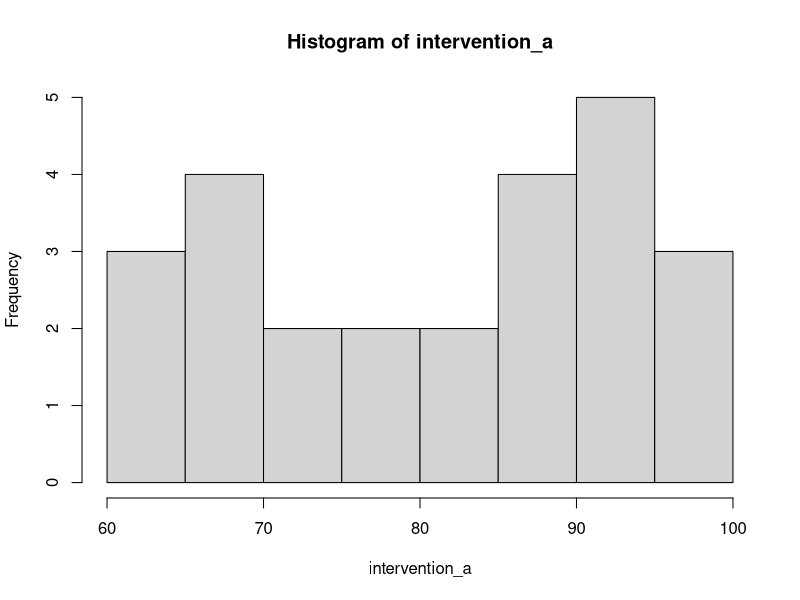
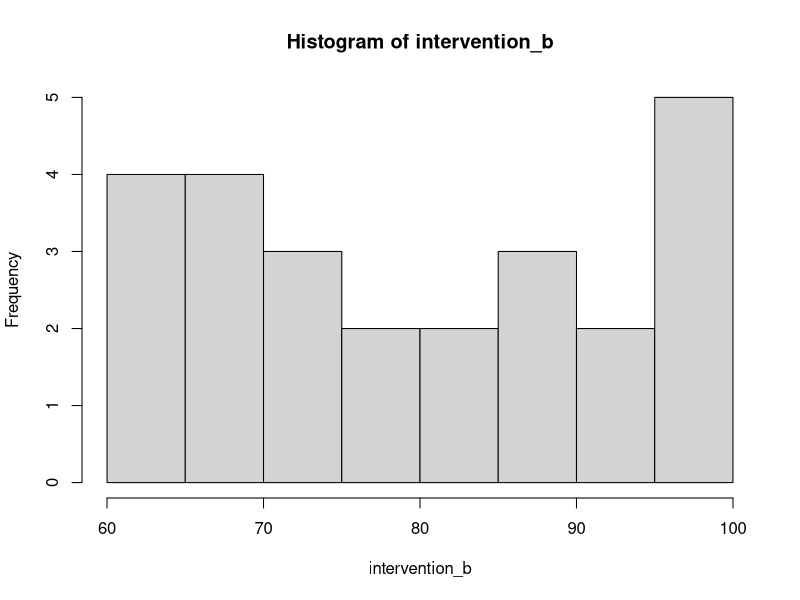
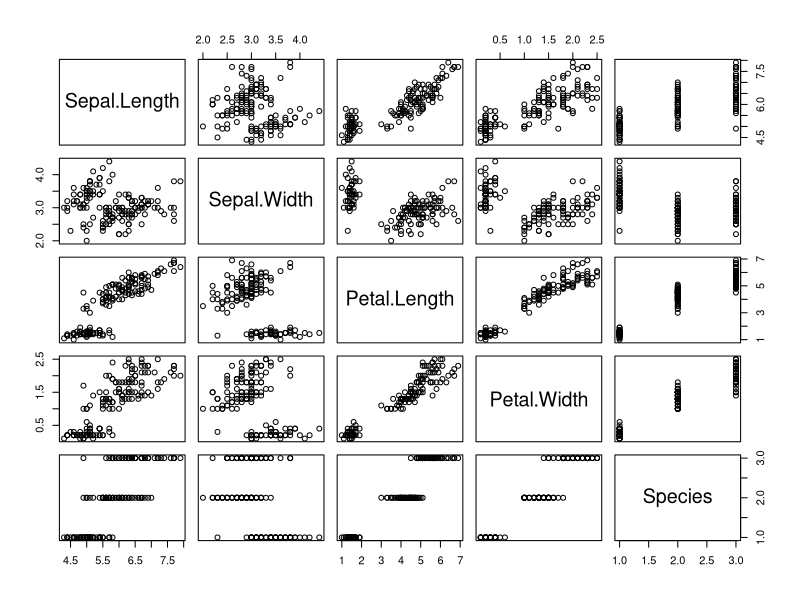

Recreate these plots in R, in order.
## ---- chunk 1
set.seed(123)
intervention_a <- sample(60:100, size = 25)
intervention_b <- sample(60:100, size = 25)

#making the dataframe (combining the two variables into one array) - we will call it "df"
df = (rbind(intervention_a, intervention_b))
#Transpose Dataframe
df <- t(df) 

#Display first 6 rows in our data
head(df)
## ---- chunk 2

#| layout-ncol: 2
#| fig-cap: 
#|   - "Speed and Stopping Distances of Cars"
#|   - "Vapor Pressure of Mercury as a Function of Temperature"






hist(intervention_a)

hist(intervention_b)

## ---- chunk 3
head(iris)
## ---- chunk 4
plot(iris)
